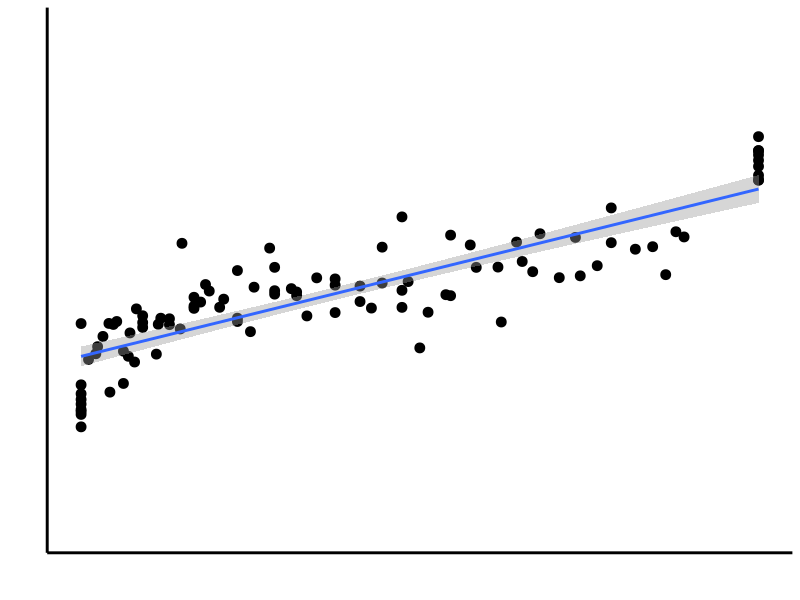
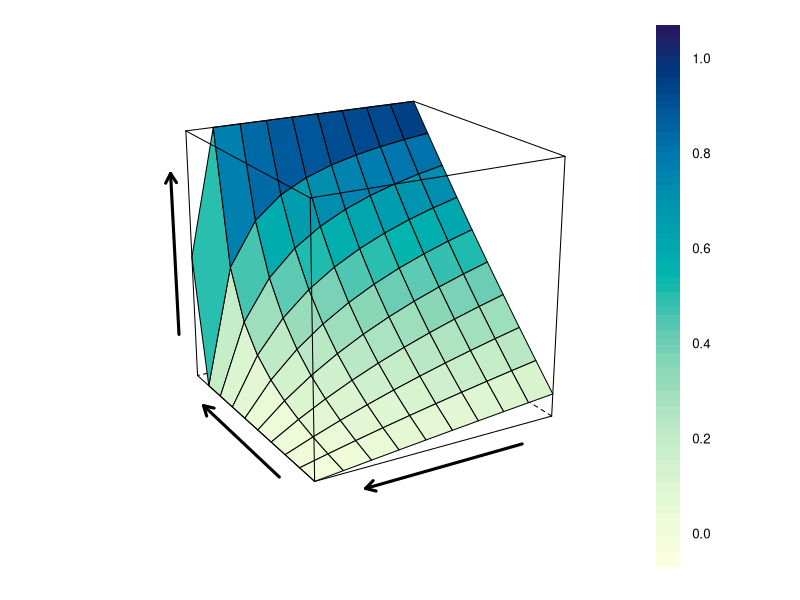
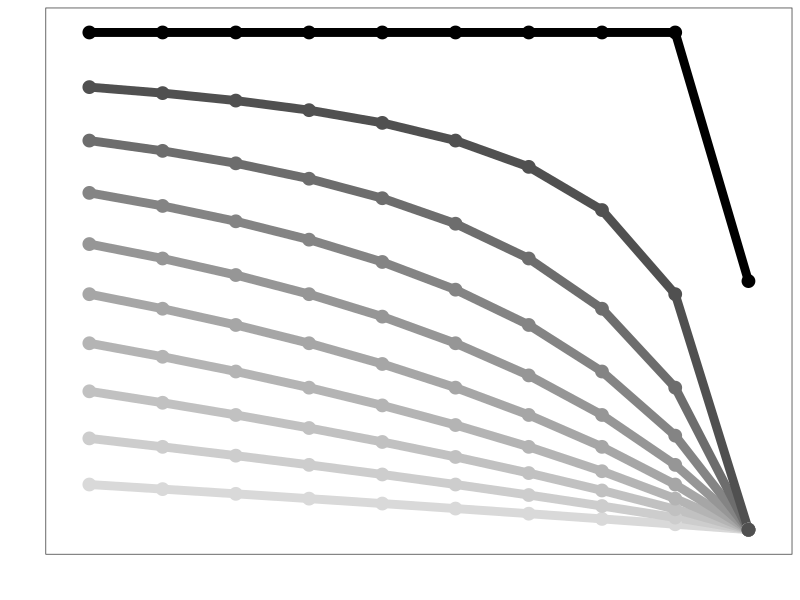
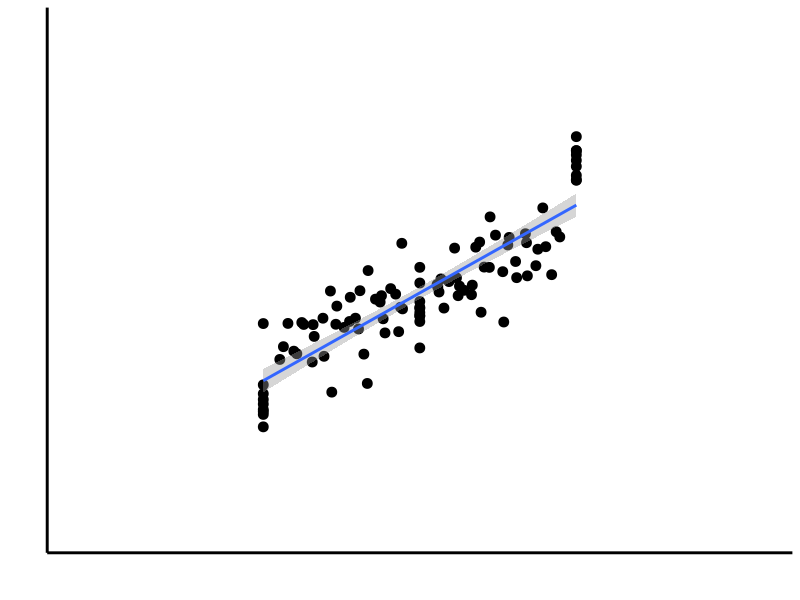
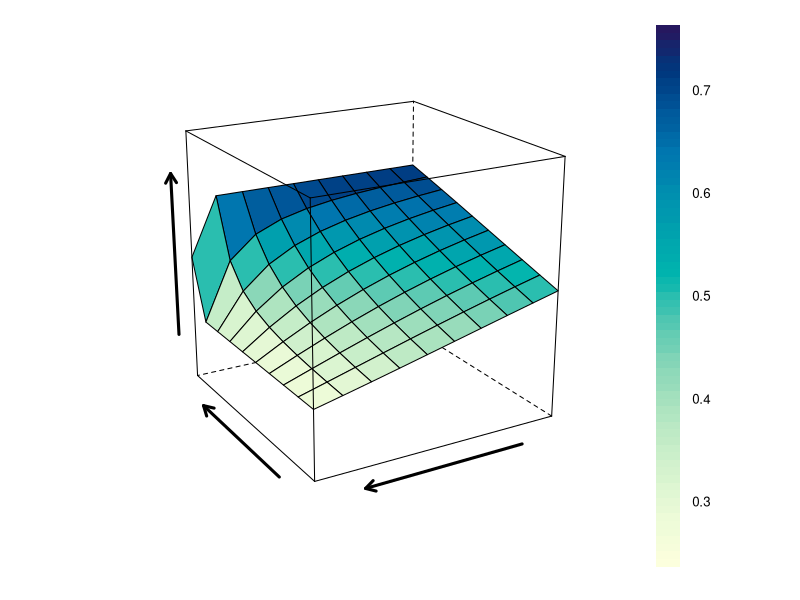
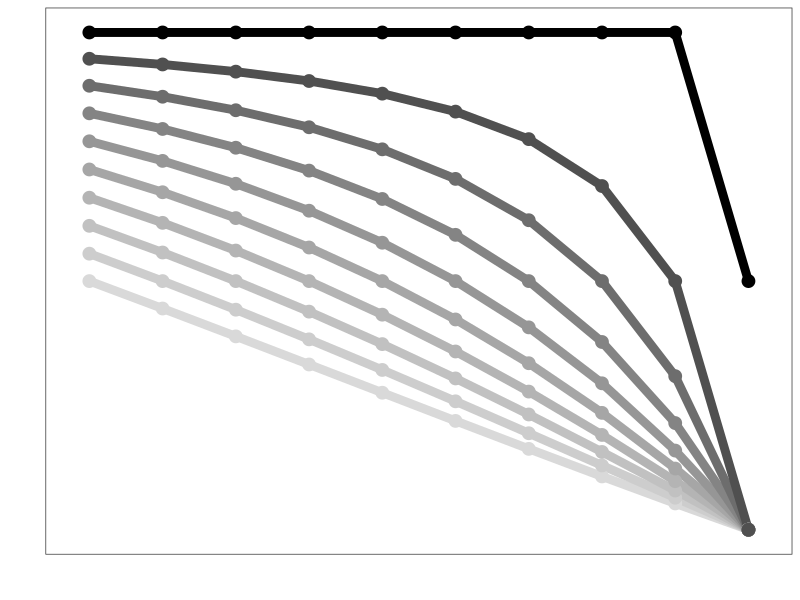

Generate these figures, in order, with R:
# Preliminaries -----------------------------------------------------------

require(ggplot2)
require(dplyr)
require(psych)
require(lattice)
se <- function(x) {sd(x) / sqrt(length(x))};
dodge <- position_dodge(width=0.9)

# Import data -----------------------------------------------------------

# only works in Rstudio -- otherwise you have to set the path manually!
setwd(dirname(rstudioapi::getActiveDocumentContext()$path))
data = read.csv('data.csv') %>% arrange(subject) %>% filter(rating > -1) %>% mutate(rating = rating / 8)

# Compute correlations ----------------------------------------------------

# all the models
# "x" stands for Prob(green = 1); "a" stands for Prob(blue = 1)

normed = function(x,a,f) {exp(f(x,a)) / (exp(f(x,a)) + exp(f(a,x)))}
sample_model = function(x,a) {ifelse(a == 1 & x == 1, 1/2, a*(1-x)/(1-x*a))}
icard = function(x,a) {1-x*(1-a)} # model from Icard et al.
hh = function(x,a) {ifelse(x > .5, 0, ifelse(x < a, 1, 1/2))} # model from Halpern & Hitchcock
sp = function(x,a) {a*(1-x)} # model from Spellman
dp = function(x,a) {a} # delta-P model (and Power-PC model)

df.summary = data %>% group_by(green_prob, blue_prob) %>% summarise(rating.mean = mean(rating), rating.se = se(rating))
df.cors = data.frame(x = numeric(), a = numeric(), actual = numeric(), sample = numeric(), sp = numeric(), dp = numeric(), hh = numeric(), icard = numeric(),
                     sample_normed = numeric())
df.modeling = matrix(0,10,10)
for (px in 1:10) {
  for (pa in 1:10) {
        x = px/10
        a = pa/10
        actual = df.summary$rating.mean[df.summary$green_prob == px & df.summary$blue_prob == pa]
        df.cors = rbind(df.cors, data.frame(x = px, a = pa, actual = actual, 
                                            sample = sample_model(x,a), sp = sp(x,a), dp = dp(x,a), hh = hh(x,a), icard = icard(x,a),
                                            sample_normed = normed(x,a,sample_model)))
        df.modeling[px, pa] = actual
  }
}

# check correlations b/w models and ratings
cor.test(df.cors$actual, df.cors$sample) # .86
cor.test(df.cors$actual, df.cors$sample_normed) # .87

# is our model significantly more correlated than the next-best?
r.test(n=100, r12 = cor(df.cors$actual, df.cors$sample, use = "complete.obs"), 
       r13 = cor(df.cors$actual, df.cors$sp, use = "complete.obs"), 
       r23 = cor(df.cors$sample, df.cors$sp, use = "complete.obs"))

r.test(n=100, r12 = cor(df.cors$actual, df.cors$sample_normed, use = "complete.obs"), 
       r13 = cor(df.cors$actual, df.cors$sp, use = "complete.obs"), 
       r23 = cor(df.cors$sample_normed, df.cors$sp, use = "complete.obs"))

r.test(n=100, r12 = cor(df.cors$actual, df.cors$sample, use = "complete.obs"), 
       r13 = cor(df.cors$actual, df.cors$dp, use = "complete.obs"), 
       r23 = cor(df.cors$sample, df.cors$dp, use = "complete.obs"))

r.test(n=100, r12 = cor(df.cors$actual, df.cors$sample_normed, use = "complete.obs"), 
       r13 = cor(df.cors$actual, df.cors$dp, use = "complete.obs"), 
       r23 = cor(df.cors$sample_normed, df.cors$dp, use = "complete.obs"))

r.test(n=100, r12 = cor(df.cors$actual, df.cors$sample, use = "complete.obs"), 
       r13 = cor(df.cors$actual, df.cors$hh, use = "complete.obs"), 
       r23 = cor(df.cors$sample, df.cors$hh, use = "complete.obs"))

r.test(n=100, r12 = cor(df.cors$actual, df.cors$sample_normed, use = "complete.obs"), 
       r13 = cor(df.cors$actual, df.cors$hh, use = "complete.obs"), 
       r23 = cor(df.cors$sample_normed, df.cors$hh, use = "complete.obs"))

r.test(n=100, r12 = cor(df.cors$actual, df.cors$sample, use = "complete.obs"), 
       r13 = cor(df.cors$actual, df.cors$icard, use = "complete.obs"), 
       r23 = cor(df.cors$sample, df.cors$icard, use = "complete.obs"))

r.test(n=100, r12 = cor(df.cors$actual, df.cors$sample_normed, use = "complete.obs"), 
       r13 = cor(df.cors$actual, df.cors$icard, use = "complete.obs"), 
       r23 = cor(df.cors$sample_normed, df.cors$icard, use = "complete.obs"))

r.test(n=100, r12 = cor(df.cors$actual, df.cors$sample_normed, use = "complete.obs"), 
       r13 = cor(df.cors$actual, df.cors$sample, use = "complete.obs"), 
       r23 = cor(df.cors$sample_normed, df.cors$sample, use = "complete.obs"))


# Graph results -----------------------------------------------------------

theme_update(panel.grid.major = element_blank(), panel.grid.minor = element_blank(),
             panel.background = element_rect(colour = "black"),
             axis.text=element_text(size=20, colour = "black"), axis.title=element_text(size=24, face = "bold"),
             axis.title.x = element_text(vjust = 0),
             legend.title = element_text(size = 24, face = "bold"), legend.text = element_text(size = 20),
             plot.title = element_text(size = 26, face = "bold", vjust = 1))

df.cors.2d = df.cors %>% mutate_at(vars(x,a),funs(factor(.,labels = paste0(seq(10,100,10),"%"))))

splot = function(aesthetic) {
  ggplot(df.cors, aesthetic) +
    geom_point(size = 3) +
    geom_smooth(method = "lm") +
    xlim(0,1) + 
    ylim(0,1) +
    labs(x = "", y = "") +
    theme(axis.text = element_blank(), axis.ticks = element_blank(),
          panel.grid.major = element_blank(), panel.grid.minor = element_blank(),
          panel.border = element_blank(), axis.line = element_line(colour = "black", size = 1),panel.background = element_blank())
}

threedplot = function(formula, ckey) {
  wireframe(formula, data = df.cors, colorkey = ckey, drape = TRUE,  screen=list(z=120, x=-70, y=0),
            xlab = list(""), ylab = list(""), zlab = list(""), par.settings = list(axis.line = list(col = NA)),
            scales = list(col = 1, relation = 'free', lwd = 3), zlim = c(0, 1))
}

twodplot = function(aesthetic, normed) {
  ggplot(df.cors.2d,aesthetic)+
    geom_line(size=3)+
    geom_point(size=4)+
    labs(x = '',
         color = '',
         y = '')+
    scale_color_grey(start = 0.85, end = 0)+
    theme_bw()+
    theme(text = element_text(size = 26,color='black'),
          panel.grid = element_blank(),
          legend.position = 'none',
          legend.direction = 'horizontal'
    )+
    #guides(col = guide_legend(nrow = 2, direction = 'vertical', byrow=T)) +
    ylim(ifelse(normed, .2, 0), ifelse(normed, .8, 1))+
    scale_y_continuous(breaks = c()) +
    scale_x_discrete(breaks = c())
}

# SAMPLE model, unnormed
splot(aes(x=sample,y=actual))
threedplot(sample ~ a * x, T)
twodplot(aes(x = x, y = sample, group = a, color = a), F)

# SAMPLE model, normed
splot(aes(x=sample_normed,y=actual))
threedplot(sample_normed ~ a * x, T)
twodplot(aes(x = x, y = sample_normed, group = a, color = a), T)
